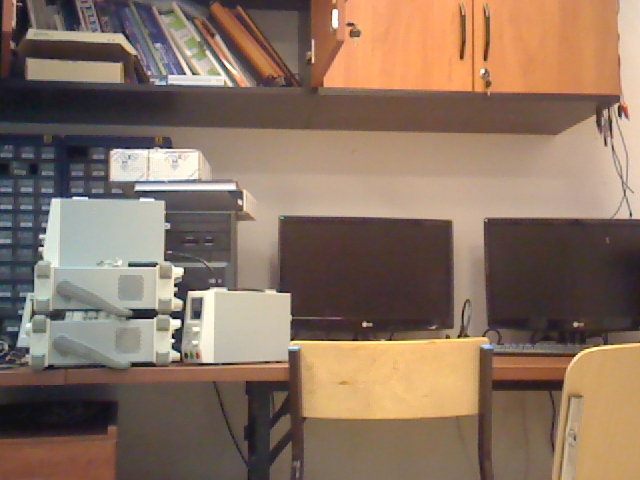
#> input picture detekcja_deskrypcja_dopasowanie/forward-5.bmp, 640 x 480 px, found by its file name
$ python lab08.py
#> lines starting #> are read from the running program, lines starting #| are printed output that depends on the picture
import numpy as np
import cv2 as cv
from matplotlib import pyplot as plt

img = cv.imread('/home/michal/PycharmProjects/Systemy Wizyjne/LAB 01/lab01/detekcja_deskrypcja_dopasowanie/forward-5.bmp', cv.IMREAD_GRAYSCALE)
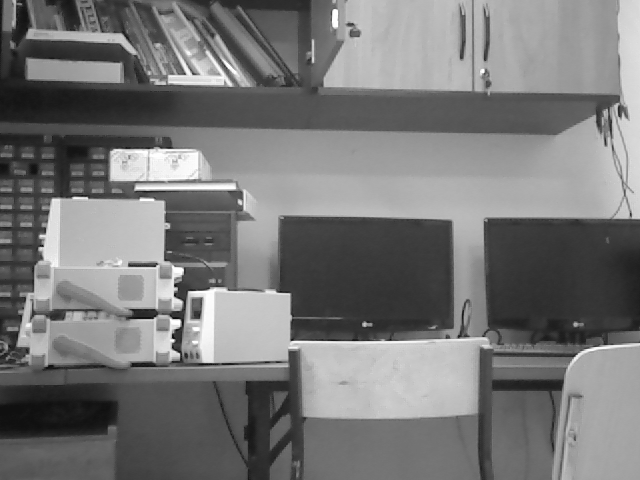
#> img: shape (480, 640); min 15, max 255, mean 119.2
img_match = cv.imread('/home/michal/PycharmProjects/Systemy Wizyjne/LAB 01/lab01/detekcja_deskrypcja_dopasowanie/forward-1.bmp', cv.IMREAD_GRAYSCALE)
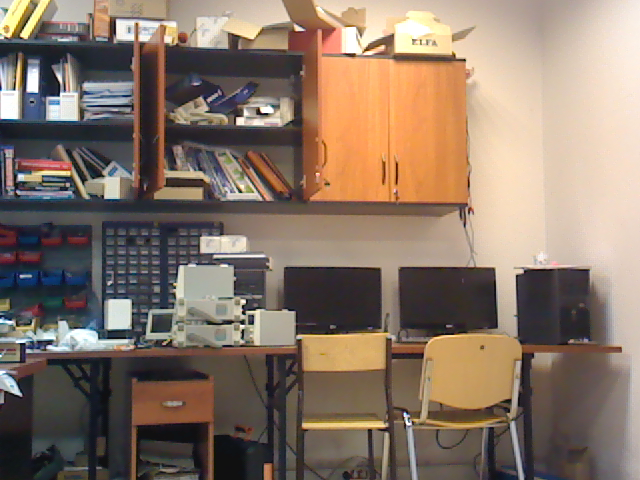
#> input picture detekcja_deskrypcja_dopasowanie/forward-1.bmp, 640 x 480 px, found by its file name
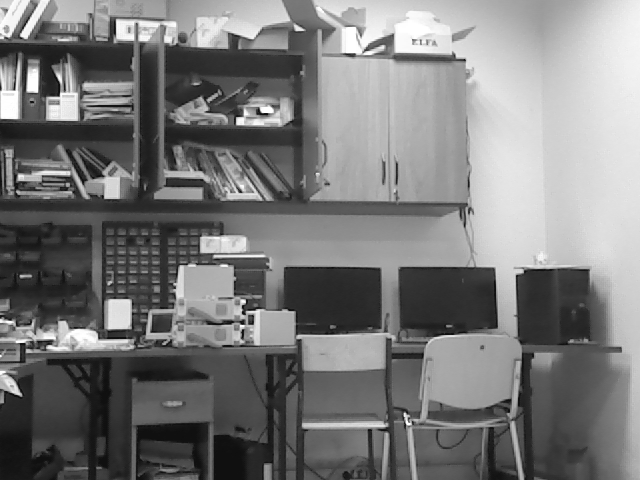
#> img_match: shape (480, 640); min 15, max 255, mean 121.7

# [85 lines left out: functions TODO1_1, TODO1_2, not called in this run]

def TODO1_3():
    img_base = img.copy()
    img_base_match = img_match.copy()
    sift = cv.SIFT_create()
    kp, des = sift.detectAndCompute(img,None)
#> kp = 929 keypoints; strongest (x, y, size): (175, 323, 6.3), (175, 285, 2.2), (178, 271, 7.6), (197, 314, 6.9)
    kp2, des2 = sift.detectAndCompute(img_base_match,None)
#> kp2 = 1587 keypoints; strongest (x, y, size): (33, 84, 9.5), (240, 121, 5.6), (240, 191, 2.6), (243, 302, 3.3)
    print(des)
#> (printed output is left out)

    bf = cv.BFMatcher()
    matches = bf.knnMatch(des,des2,k=2)
#> matches = 929 matches

    # Apply ratio test
    good = []
    for m, n in matches:
        if m.distance < 0.4 * n.distance:
            good.append([m])
#> after the loop, good = 9 matches
    # cv.drawMatchesKnn expects list of lists as matches.
    img3 = cv.drawMatchesKnn(img_base, kp, img_base_match, kp2, good, None, flags=cv.DrawMatchesFlags_NOT_DRAW_SINGLE_POINTS)
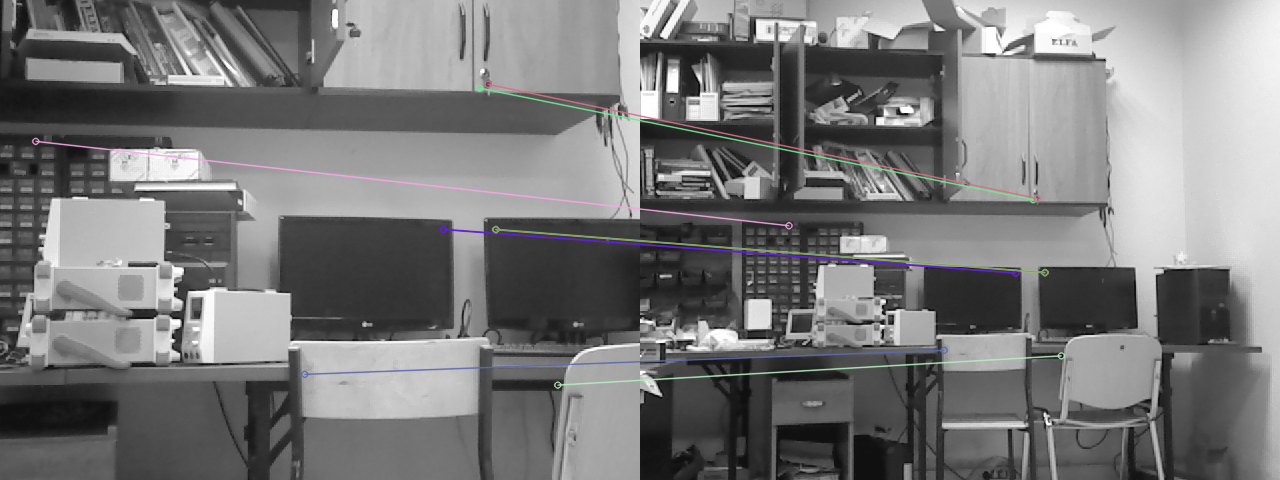
#> img3: shape (480, 1280, 3); mean of channels 0, 1, 2 121.2, 120.9, 121; drawn as B, G, R

    img_base = cv.drawKeypoints(img, kp, img_base)
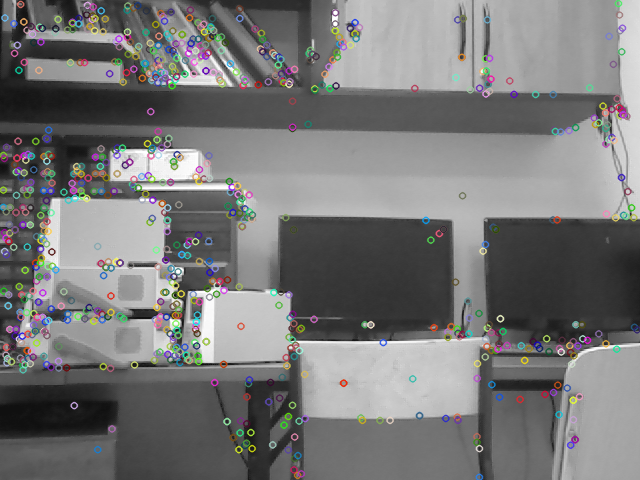
#> img_base: shape (480, 640, 3); mean of channels 0, 1, 2 119.6, 119.6, 119.7; drawn as B, G, R


    while True:
        cv.imshow("Gray Base", img)
        cv.imshow("SIFT detector", img_base)
        cv.imshow("Matched", img3)


        key_code = cv.waitKey(30)
#> (key Esc is pressed here)
        if key_code == 27:  # Escape
            break

    cv.destroyAllWindows()


if __name__ == '__main__':
    # TODO1_1()
    # TODO1_2()
    TODO1_3()
